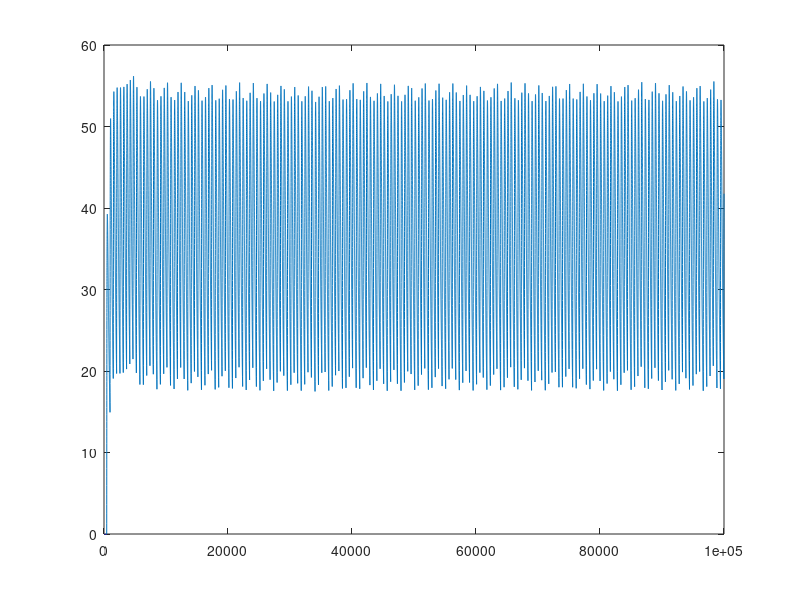

Reproduce this figure in MATLAB.
%disinhibition model 1 
clear all
clc 
%close all
rng(1) %fix RNG just for refersion interneurons down the road (see documentation), user can change this otherwise.  

%% Neuronal Parameters
NE = 20;  %number of excitatory neurons 
NI = 20; %number of inhibitory neurons
mu = NE/(NE+NI); %ratio of E to total 
N = NE + NI; %total number of neurons 
T = 5; %total simulation time (s)   
dt = 0.00005; %time step (s) 
nt = round(T/dt); 
tref = 0.002; %Refractory time constant in seconds 
tm = 0.01; %Membrane time constant 
vreset = -65; %Voltage reset 
vpeak = -40; %Voltage peak. 
td = 0.02; %decay time; 
tr = 0.002; %rise  time;  
nq = 20; %only store every nq time steps 
tdo = 0.8; %decay time of synthetic calcium 
tro = 0.02; %rise time of synthetic calcium  
sig = 0;

store=zeros(1,nt);
%% Coupling Weight Matrix
disp('Initializing Weight Matrix')
G = 0.05;  %Static Weight Magnitude 
p = 0.1; %sparsity of inhibition
CE = round(p*NE); %Number of E connections 
CI = round(p*NI); %Number of I connectiosn 
OMEGA(:,NE+1:N) = -G*(2*rand(N,NI)).*(rand(N,NI)<p); %/sqrt(p*NI);
OMEGA(NE+1:N,1:NE) = 0.5*(rand(NI,NE)<0.01);


%% initialization parameters for the network 
IPSC = zeros(N,1); %post synaptic current storage variable 
h = zeros(N,1); %Storage variable for filtered firing rates
r = zeros(N,1); %second storage variable for filtered rates 
hr = zeros(N,1); %Third variable for filtered rates 
ro = r; %used for integrating calcium traces 
hro = hr; %used for integrating calcium traces,
JD = 0*IPSC; %storage variable required for integrating connections 
tspike = zeros(10*nt,2); %store spike times in tspike 
ns = 0; %Number of spikes, counts during simulation  
v = vreset + rand(N,1)*(10); %Initialize neuronal voltage with random distribtuions
v_ = v;  %v_ is the voltage at previous time steps  
tlast = zeros(N,1); %variable sed to implement refractory period 
kd = 0; %used to initialize storage every nq time steps, kd = kd + 1 if mod(i,nq)==1; 
nq = 20; %store every nq time steps 
REC2 = zeros(nt/nq,N); %store calcium traces in REC2
REC = zeros(nt,20); %store voltage traces in REC 
BIAS(1:NE,1)= -35;
BIAS(NE+1:N,1)= -25; %Background current to Inhibitory neurons 
sig = 0.0; %white noise standard deviation  
idstore = randperm(N,20); %store a random subset of neurons 


%% set input weights for the burst/home-cage/novel environment signal  
WNV = 7*(ones(N,1));
WNV(NE+1:N,:) = 0;
NOV = 1;

%% generate bursts during home-cage sessions 
tcrit1 = 300; %transfer from home-cage to novel environment 
tcrit2 = 600; %transfer from novel-environment back to home-cage 
dfs = 0.05; %approximate burst duration 
time = ((1:nt)*dt)';
dtimes = [tcrit1*rand(10,1);tcrit2 + (T-tcrit2)*rand(10,1)]; %generate random burst times 
dtimes = sort(dtimes); 
I_INT = zeros(nt,1); %burst storage variable 
for i = 1:length(dtimes) 
I_INT = I_INT + exp(-((time - dtimes(i)).^2)/dfs);     
end
I_INT = 2.5*I_INT;





%%  START INTEGRATION 
for i = 1:1:nt 

I = IPSC + BIAS + WNV*NOV*(dt*i>tcrit1)*(dt*i<tcrit2) + WNV*I_INT(i); %implement + home cage changes 
dv = (dt*i>tlast + tref).*( (-v+I)/tm)    ; %Voltage equation with refractory period 
v = v + dt*(dv) + sqrt(dt)*randn(N,1)*sig/sqrt(tm); 
index = find(v>=vpeak);  %Find the neurons that have spiked 


%Store spike times, and get the weight matrix column sum of spikers 
if length(index)>0
JD = sum(OMEGA(:,index),2); %compute the increase in current due to spiking  
tspike(ns+1:ns+length(index),:) = [index,0*index+dt*i]; %store spike times 
ns = ns + length(index);  % total number of spikes so far
end

tlast = tlast + (dt*i -tlast).*(v>=vpeak);  %Used to set the refractory period of LIF neurons 

% Code if the rise time is 0, and if the rise time is positive 
if tr == 0  
    IPSC = IPSC*exp(-dt/td)+   JD*(length(index)>0)/(td);
    r = r *exp(-dt/td) + (v>=vpeak)/td;
else
    IPSC = IPSC*exp(-dt/tr) + h*dt;
h = h*exp(-dt/td) + JD*(length(index)>0)/(tr*td);  %Integrate the current
r = r*exp(-dt/tr) + hr*dt; 
hr = hr*exp(-dt/td) + (v>=vpeak)/(tr*td);
%%integrate calcium resposnes
ro = ro*exp(-dt/tro) + hro*dt ; 
hro = hro*exp(-dt/tdo) + (v>=vpeak)/(tro*tdo);
end

store(1,i)=r(1);

v = v + (30 - v).*(v>=vpeak); %rest the voltage and apply a cosmetic spike.  
REC(i,:) = [v(1:10);v(NE+1:NE+10)];
v = v + (vreset - v).*(v>=vpeak); %reset spike time 




% Store filtered spike trains for 10 neurons.  
if mod(i,nq)==1
kd = kd + 1;
REC2(kd,:) = ro;
end




%% plotting results 
    if mod(i,round(10/dt))==1
        prog = dt*i/T
    end
    
end
%% 
%save disinhibition_model_1.mat -v7.3
figure(1)
plot(store)
